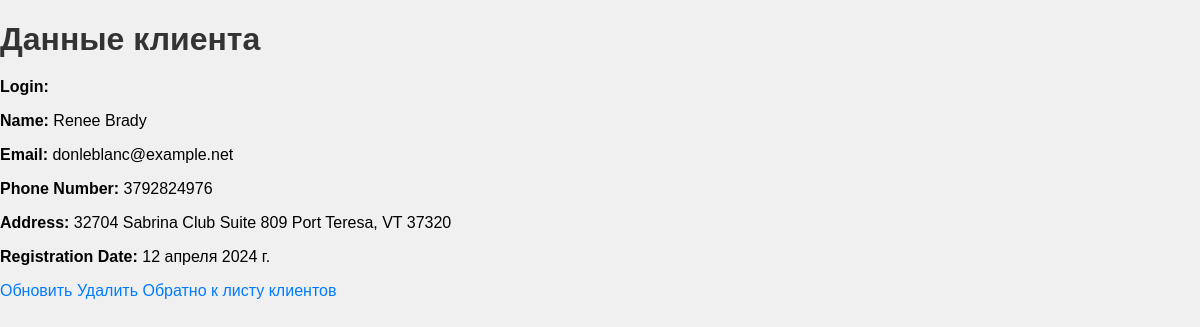
/view_client/1/, run on an earlier commit of the app's database.
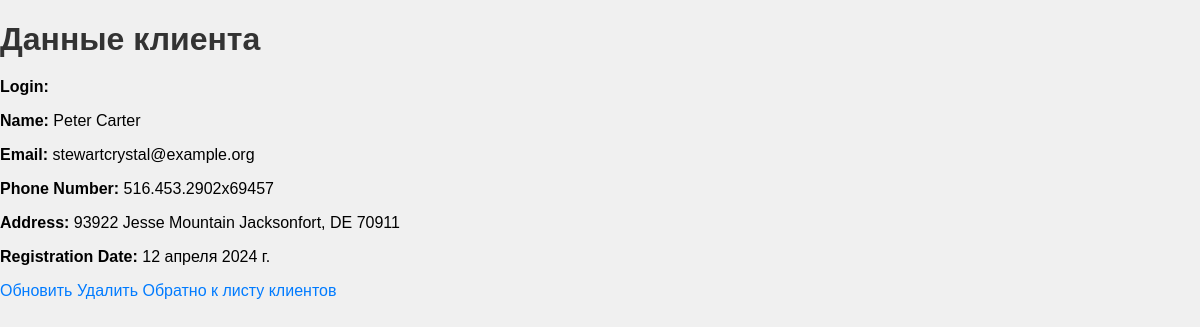
And on a later commit of the database.
### apphw/models.py (models this page shows, shortened)
class Client(models.Model):
    login = models.CharField(max_length=30)
    password = models.CharField(max_length=30)
    name = models.CharField(max_length=50)
    email = models.EmailField()
    phone_number = models.CharField(max_length=15)
    address = models.TextField()
    registration_date = models.DateField(auto_now_add=True)

### apphw/views.py (the view)
# urls.py: path('view_client/<int:client_id>/', views.view_client, name='view_client'),
def view_client(request, client_id):
    client = get_object_or_404(Client, id=client_id)
    return render(request, 'view_client.html', {'client': client})

### apphw/templates/view_client.html (shortened to what this page needs)
<!DOCTYPE html>
<html lang="en">
    {% load static %}
<head>
    <link rel="stylesheet" href="{% static 'styles2.css' %}">
</head>
<body>
    <h1>Данные клиента</h1>
    <p><strong>Login:</strong> {{ client.login }}</p>
    <p><strong>Name:</strong> {{ client.name }}</p>
    <p><strong>Email:</strong> {{ client.email }}</p>
    <p><strong>Phone Number:</strong> {{ client.phone_number }}</p>
    <p><strong>Address:</strong> {{ client.address }}</p>
    <p><strong>Registration Date:</strong> {{ client.registration_date }}</p>
    <a href="{% url 'update_client' client.id %}">Обновить</a>
    <a href="{% url 'delete_client' client.id %}">Удалить</a>
    <a href="{% url 'client_list' %}">Обратно к листу клиентов</a>
</body>
</html>

What changed in the data, as far as the page shows it:
changed Client: name "Renee Brady" → "Peter Carter"; email "donleblanc@example.net" → "stewartcrystal@example.org"; phone_number "3792824976" → "516.453.2902x69457"; address "32704 Sabrina Club Suite 809 Port Teresa, VT 37320" → "93922 Jesse Mountain Jacksonfort, DE 70911"
